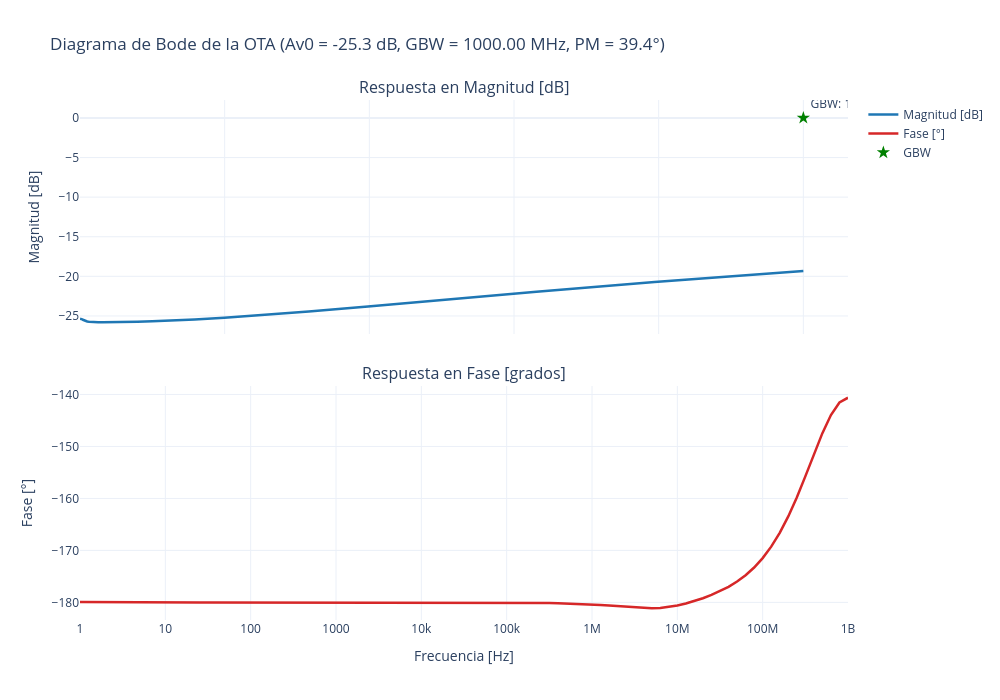

Notebook cell for this chart:
### Markdown cell above
# Caracterización Completa y Rango de Salida de la OTA (Sky130)
---
Este notebook realiza la caracterización del Amplificador Operacional de Transconductancia (**OTA**) definido en `OTA_tb.sch`:

1. **Análisis en Frecuencia (Respuesta AC):**
   - Extracción de **Ganancia DC ($A_{v0}$)**, **Ancho de Banda a -3dB ($f_{-3dB}$)**, **Frecuencia de Ganancia Unitaria ($GBW$)** y **Margen de Fase ($PM$)**.
   - Diagrama de Bode Interactivo (Magnitud y Fase) con `plotly.graph_objects`.
2. **Tabla de Punto de Operación (.OP):**
   - Extracción de parámetros $I_D, g_m, g_{ds}, r_o, g_m r_o, V_{dsat}$ para todos los transistores PMOS y NMOS de la OTA.
3. **Simulación de Rango de Salida en Transitorio (Transient Output Swing):**
   - Aplicación de una rampa en el modo común de entrada ($V_{in}$ de $0\text{V}$ a $1.8\text{V}$).
   - Gráfica dinámica de la señal en el tiempo $V_o(t)$ y curva de transferencia $V_o$ vs $V_{in}$ para identificar la excursión máxima de salida ($V_{o,min}$ a $V_{o,max}$).

### Code cell
# ==============================================================================
# Encabezado: Simulación AC y Análisis de Bode de la OTA
# Descripción: Genera el netlist desde Xschem, fuerza formato ASCII en NGspice,
#              ejecuta la simulación AC, carga los datos con spyci, calcula Ganancia DC,
#              GBW y Margen de Fase, y dibuja el Diagrama de Bode con plotly.graph_objects.
# ==============================================================================

import os
import subprocess
import numpy as np
np.complex_ = complex  # Parche de compatibilidad para spyci con NumPy 2.0
from spyci import spyci
import plotly.graph_objects as go
from plotly.subplots import make_subplots

# ── 1. Generación del Netlist y Asegurar Formato ASCII ──────────────────────────
print("Generando netlist de OTA_tb.sch...")
cmd_netlist = 'export PATH=/foss/tools/xschem/bin:/foss/tools/ngspice/bin:$PATH; cd ../xschem && xschem -n -q --rcfile /foss/pdks/sky130A/libs.tech/xschem/xschemrc OTA_tb.sch'
subprocess.run(cmd_netlist, shell=True, check=True)

SPICE_AC_FILE = '/headless/.xschem/simulations/OTA_tb.spice'
RAW_AC_FILE   = '/headless/.xschem/simulations/OTA_tb_ac.raw'

with open(SPICE_AC_FILE, 'r') as f:
    orig_net_ac = f.read()

# Configurar set filetype=ascii y ruta RAW específica
net_ac = orig_net_ac.replace(
    'save all',
    'save all\n  set filetype=ascii'
).replace(
    'write OTA_tb.raw all',
    'write OTA_tb_ac.raw all'
)

with open(SPICE_AC_FILE, 'w') as f:
    f.write(net_ac)

print("Ejecutando simulación AC en NGspice...")
cmd_sim_ac = f'export PATH=/foss/tools/xschem/bin:/foss/tools/ngspice/bin:$PATH; cd /headless/.xschem/simulations && ngspice -b OTA_tb.spice'
result_ac = subprocess.run(cmd_sim_ac, shell=True, capture_output=True, text=True)

if result_ac.returncode == 0:
    print("¡Simulación AC completada con éxito!")
else:
    print("Error durante la simulación AC:", result_ac.stderr)

# ── 2. Carga de Datos AC con spyci ─────────────────────────────────────────────
data_ac_raw = spyci.load_raw(RAW_AC_FILE)['values']

freq = np.real(data_ac_raw['frequency'])
vo_ac = data_ac_raw['v(vo)']

# Cálculo de Magnitud (dB) y Fase (grados)
mag_db = 20 * np.log10(np.abs(vo_ac))
phase_deg = np.angle(vo_ac, deg=True)

# Desenvolver fase para evitar saltos
phase_deg = np.unwrap(np.radians(phase_deg)) * (180 / np.pi)

# ── 3. Extracción de Parámetros AC (Ganancia DC, GBW, Margen de Fase) ──────────
dc_gain_db = float(mag_db[0])
dc_gain_linear = 10 ** (dc_gain_db / 20)

# Frecuencia a -3dB
target_3db = dc_gain_db - 3.0
idx_3db = int(np.argmin(np.abs(mag_db - target_3db)))
f_3db = float(freq[idx_3db])

# Frecuencia de Ganancia Unitaria (GBW @ 0 dB)
idx_gbw = int(np.argmin(np.abs(mag_db - 0.0)))
gbw_freq = float(freq[idx_gbw])

# Margen de Fase (PM = 180 + Fase a la frecuencia GBW)
phase_at_gbw = float(phase_deg[idx_gbw])
phase_margin = 180.0 + phase_at_gbw

print(f"=== RESULTADOS DE CARACTERIZACIÓN AC ===")
print(f"Ganancia en DC (Av0):           {dc_gain_db:.2f} dB ({dc_gain_linear:.2f} V/V)")
print(f"Frecuencia de Corte (-3dB):    {f_3db/1e3:.2f} kHz")
print(f"Ancho de Banda GBW (0 dB):     {gbw_freq/1e6:.2f} MHz")
print(f"Margen de Fase (PM):           {phase_margin:.2f}°")

# ── 4. Diagrama de Bode con Plotly ─────────────────────────────────────────────
fig_bode = make_subplots(
    rows=2, cols=1,
    shared_xaxes=True,
    vertical_spacing=0.1,
    subplot_titles=('Respuesta en Magnitud [dB]', 'Respuesta en Fase [grados]')
)

# Traza de Magnitud
fig_bode.add_trace(
    go.Scatter(x=freq, y=mag_db, mode='lines', name='Magnitud [dB]',
               line=dict(color='#1f77b4', width=2.5)),
    row=1, col=1
)

# Traza de Fase
fig_bode.add_trace(
    go.Scatter(x=freq, y=phase_deg, mode='lines', name='Fase [°]',
               line=dict(color='#d62728', width=2.5)),
    row=2, col=1
)

# Marcador GBW
fig_bode.add_trace(
    go.Scatter(x=[gbw_freq], y=[0], mode='markers+text', name='GBW',
               text=[f"GBW: {gbw_freq/1e6:.2f} MHz"], textposition="top right",
               marker=dict(size=10, color='green', symbol='star')),
    row=1, col=1
)

fig_bode.update_xaxes(type="log", title_text="Frecuencia [Hz]", row=2, col=1)
fig_bode.update_yaxes(title_text="Magnitud [dB]", row=1, col=1)
fig_bode.update_yaxes(title_text="Fase [°]", row=2, col=1)

fig_bode.update_layout(
    title_text=f"Diagrama de Bode de la OTA (Av0 = {dc_gain_db:.1f} dB, GBW = {gbw_freq/1e6:.2f} MHz, PM = {phase_margin:.1f}°)",
    height=700, width=1000,
    template="plotly_white"
)

fig_bode.show()

### Figure 1 — Plotly figure (JSON) as saved in the notebook; plotly's stock layout.template omitted (floating-point values rounded to 4 significant figures)
{"data": [{"line": {"color": "#1f77b4", "width": 2.5}, "mode": "lines", "name": "Magnitud [dB]", "type": "scatter", "x": [1.0, 1.259, 1.585, 1.995, 2.512, 3.162, 3.981, 5.012, 6.31, 7.943, 10.0, 12.59, 15.85, 19.95, 25.12, 31.62, 39.81, 50.12, 63.1, 79.43, 100.0, 125.9, 158.5, 199.5, 251.2, 316.2, 398.1, 501.2, 631.0, 794.3, 1000.0, 1259.0, 1585.0, 1995.0, 2512.0, 3162.0, 3981.0, 5012.0, 6310.0, 7943.0, 10000.0, 12590.0, 15850.0, 19950.0, 25120.0, 31620.0, 39810.0, 50120.0, 63100.0, 79430.0, 100000.0, 125900.0, 158500.0, 199500.0, 251200.0, 316200.0, 398100.0, 501200.0, 631000.0, 794300.0, 1000000.0, 1259000.0, 1585000.0, 1995000.0, 2512000.0, 3162000.0, 3981000.0, 5012000.0, 6310000.0, 7943000.0, 10000000.0, 12590000.0, 15850000.0, 19950000.0, 25120000.0, 31620000.0, 39810000.0, 50120000.0, 63100000.0, 79430000.0, 100000000.0, 125900000.0, 158500000.0, 199500000.0, 251200000.0, 316200000.0, 398100000.0, 501200000.0, 631000000.0, 794300000.0, 1000000000.0], "xaxis": "x", "y": [-25.35, -25.35, -25.35, -25.35, -25.35, -25.35, -25.35, -25.35, -25.35, -25.35, -25.35, -25.35, -25.35, -25.35, -25.35, -25.35, -25.35, -25.35, -25.35, -25.35, -25.35, -25.35, -25.35, -25.35, -25.35, -25.35, -25.35, -25.35, -25.35, -25.35, -25.35, -25.35, -25.35, -25.35, -25.35, -25.35, -25.35, -25.35, -25.35, -25.35, -25.35, -25.35, -25.35, -25.35, -25.35, -25.35, -25.35, -25.35, -25.35, -25.35, -25.35, -25.35, -25.35, -25.35, -25.35, -25.35, -25.35, -25.35, -25.35, -25.35, -25.36, -25.36, -25.37, -25.39, -25.41, -25.44, -25.48, -25.53, -25.59, -25.64, -25.69, -25.73, -25.76, -25.79, -25.8, -25.8, -25.8, -25.79, -25.77, -25.73, -25.68, -25.59, -25.44, -25.23, -24.91, -24.45, -23.82, -22.98, -21.93, -20.7, -19.33], "yaxis": "y"}, {"line": {"color": "#d62728", "width": 2.5}, "mode": "lines", "name": "Fase [°]", "type": "scatter", "x": [1.0, 1.259, 1.585, 1.995, 2.512, 3.162, 3.981, 5.012, 6.31, 7.943, 10.0, 12.59, 15.85, 19.95, 25.12, 31.62, 39.81, 50.12, 63.1, 79.43, 100.0, 125.9, 158.5, 199.5, 251.2, 316.2, 398.1, 501.2, 631.0, 794.3, 1000.0, 1259.0, 1585.0, 1995.0, 2512.0, 3162.0, 3981.0, 5012.0, 6310.0, 7943.0, 10000.0, 12590.0, 15850.0, 19950.0, 25120.0, 31620.0, 39810.0, 50120.0, 63100.0, 79430.0, 100000.0, 125900.0, 158500.0, 199500.0, 251200.0, 316200.0, 398100.0, 501200.0, 631000.0, 794300.0, 1000000.0, 1259000.0, 1585000.0, 1995000.0, 2512000.0, 3162000.0, 3981000.0, 5012000.0, 6310000.0, 7943000.0, 10000000.0, 12590000.0, 15850000.0, 19950000.0, 25120000.0, 31620000.0, 39810000.0, 50120000.0, 63100000.0, 79430000.0, 100000000.0, 125900000.0, 158500000.0, 199500000.0, 251200000.0, 316200000.0, 398100000.0, 501200000.0, 631000000.0, 794300000.0, 1000000000.0], "xaxis": "x2", "y": [-179.9, -179.9, -179.9, -180.0, -180.0, -180.0, -180.0, -180.0, -180.0, -180.0, -180.0, -180.0, -180.0, -180.0, -180.0, -180.0, -180.0, -180.0, -180.0, -180.0, -180.0, -180.0, -180.0, -180.0, -180.0, -180.0, -180.0, -180.0, -180.0, -180.0, -180.0, -180.0, -180.0, -180.0, -180.0, -180.0, -180.0, -180.0, -180.0, -180.0, -180.0, -180.0, -180.0, -180.0, -180.0, -180.0, -180.0, -180.0, -180.0, -180.0, -180.0, -180.1, -180.1, -180.1, -180.1, -180.1, -180.2, -180.2, -180.3, -180.3, -180.4, -180.5, -180.6, -180.7, -180.9, -181.0, -181.1, -181.1, -181.1, -180.9, -180.6, -180.2, -179.7, -179.2, -178.6, -177.8, -177.0, -176.0, -174.8, -173.3, -171.5, -169.3, -166.6, -163.5, -159.8, -155.8, -151.5, -147.4, -144.0, -141.6, -140.6], "yaxis": "y2"}, {"marker": {"color": "green", "size": 10, "symbol": "star"}, "mode": "markers+text", "name": "GBW", "text": ["GBW: 1000.00 MHz"], "textposition": "top right", "type": "scatter", "x": [1000000000.0], "xaxis": "x", "y": [0], "yaxis": "y"}], "layout": {"annotations": [{"font": {"size": 16}, "showarrow": false, "text": "Respuesta en Magnitud [dB]", "x": 0.5, "xanchor": "center", "xref": "paper", "y": 1, "yanchor": "bottom", "yref": "paper"}, {"font": {"size": 16}, "showarrow": false, "text": "Respuesta en Fase [grados]", "x": 0.5, "xanchor": "center", "xref": "paper", "y": 0.45, "yanchor": "bottom", "yref": "paper"}], "height": 700, "title": {"text": "Diagrama de Bode de la OTA (Av0 = -25.3 dB, GBW = 1000.00 MHz, PM = 39.4°)"}, "width": 1000, "xaxis": {"anchor": "y", "domain": [0, 1], "matches": "x2", "showticklabels": false}, "xaxis2": {"anchor": "y2", "domain": [0, 1], "title": {"text": "Frecuencia [Hz]"}, "type": "log"}, "yaxis": {"anchor": "x", "domain": [0.55, 1], "title": {"text": "Magnitud [dB]"}}, "yaxis2": {"anchor": "x2", "domain": [0, 0.45], "title": {"text": "Fase [°]"}}}}
